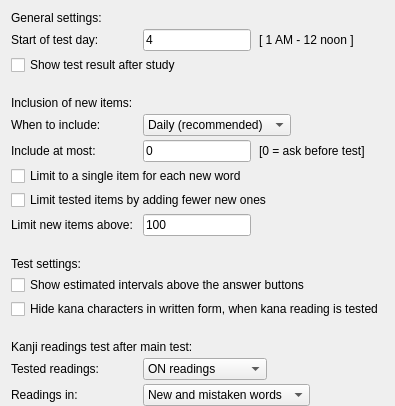
            <widget class="QWidget" name="studyPage">
             <layout class="QFormLayout" name="formLayout_10">
              <property name="horizontalSpacing">
               <number>10</number>
              </property>
              <property name="verticalSpacing">
               <number>4</number>
              </property>
              <property name="bottomMargin">
               <number>0</number>
              </property>
              <item row="0" column="0" colspan="2">
               <widget class="QLabel" name="label_123">
                <property name="sizePolicy">
                 <sizepolicy hsizetype="Preferred" vsizetype="Fixed">
                  <horstretch>0</horstretch>
                  <verstretch>0</verstretch>
                 </sizepolicy>
                </property>
                <property name="text">
                 <string>General settings:</string>
                </property>
               </widget>
              </item>
              <item row="1" column="0">
               <widget class="QLabel" name="label_89">
                <property name="text">
                 <string>Start of test day:</string>
                </property>
               </widget>
              </item>
              <item row="1" column="1">
               <layout class="QHBoxLayout" name="horizontalLayout_14">
                <property name="spacing">
                 <number>8</number>
                </property>
                <item>
                 <widget class="ZLineEdit" name="studyStartEdit">
                  <property name="sizePolicy">
                   <sizepolicy hsizetype="Fixed" vsizetype="Fixed">
                    <horstretch>0</horstretch>
                    <verstretch>0</verstretch>
                   </sizepolicy>
                  </property>
                  <property name="toolTip">
                   <string>The hour when the daily long-term study test day starts</string>
                  </property>
                  <property name="text">
                   <string notr="true">4</string>
                  </property>
                 </widget>
                </item>
                <item>
                 <widget class="QLabel" name="label_91">
                  <property name="sizePolicy">
                   <sizepolicy hsizetype="Fixed" vsizetype="Preferred">
                    <horstretch>0</horstretch>
                    <verstretch>0</verstretch>
                   </sizepolicy>
                  </property>
                  <property name="text">
                   <string>[ 1 AM - 12 noon ]</string>
                  </property>
                 </widget>
                </item>
               </layout>
              </item>
              <item row="2" column="0" colspan="2">
               <widget class="QCheckBox" name="studyReviewBox">
                <property name="sizePolicy">
                 <sizepolicy hsizetype="Fixed" vsizetype="Fixed">
                  <horstretch>0</horstretch>
                  <verstretch>0</verstretch>
                 </sizepolicy>
                </property>
                <property name="toolTip">
                 <string>Show the last studied words with their results when finishing a long-term study session</string>
                </property>
                <property name="text">
                 <string>Show test result after study</string>
                </property>
               </widget>
              </item>
              <item row="3" column="1">
               <spacer name="verticalSpacer_24">
                <property name="orientation">
                 <enum>Qt::Vertical</enum>
                </property>
                <property name="sizeType">
                 <enum>QSizePolicy::Fixed</enum>
                </property>
                <property name="sizeHint" stdset="0">
                 <size>
                  <width>20</width>
                  <height>13</height>
                 </size>
                </property>
               </spacer>
              </item>
              <item row="4" column="0" colspan="2">
               <widget class="QLabel" name="label_75">
                <property name="text">
                 <string>Inclusion of new items:</string>
                </property>
               </widget>
              </item>
              <item row="5" column="0">
               <widget class="QLabel" name="label_76">
                <property name="text">
                 <string>When to include:</string>
                </property>
               </widget>
              </item>
              <item row="5" column="1">
               <widget class="QComboBox" name="studyIncludeCBox">
                <property name="sizePolicy">
                 <sizepolicy hsizetype="Fixed" vsizetype="Fixed">
                  <horstretch>0</horstretch>
                  <verstretch>0</verstretch>
                 </sizepolicy>
                </property>
                <property name="toolTip">
                 <string>Which days should the program add new items to study from the queue. The queue must hold items, or the study will start with only studied ones</string>
                </property>
                <item>
                 <property name="text">
                  <string>Daily (recommended)</string>
                 </property>
                </item>
                <item>
                 <property name="text">
                  <string>Every second day</string>
                 </property>
                </item>
                <item>
                 <property name="text">
                  <string>Every third day</string>
                 </property>
                </item>
                <item>
                 <property name="text">
                  <string>Every fifth day</string>
                 </property>
                </item>
                <item>
                 <property name="text">
                  <string>Every week</string>
                 </property>
                </item>
               </widget>
              </item>
              <item row="6" column="0">
               <widget class="QLabel" name="label_77">
                <property name="text">
                 <string>Include at most:</string>
                </property>
               </widget>
              </item>
              <item row="6" column="1">
               <layout class="QHBoxLayout" name="horizontalLayout_15">
                <property name="spacing">
                 <number>8</number>
                </property>
                <item>
                 <widget class="ZLineEdit" name="studyIncludeEdit">
                  <property name="sizePolicy">
                   <sizepolicy hsizetype="Fixed" vsizetype="Fixed">
                    <horstretch>0</horstretch>
                    <verstretch>0</verstretch>
                   </sizepolicy>
                  </property>
                  <property name="toolTip">
                   <string>Number of fresh items to include from the queue when a new study session starts</string>
                  </property>
                  <property name="text">
                   <string notr="true">0</string>
                  </property>
                 </widget>
                </item>
                <item>
                 <widget class="QLabel" name="label_79">
                  <property name="sizePolicy">
                   <sizepolicy hsizetype="Fixed" vsizetype="Preferred">
                    <horstretch>0</horstretch>
                    <verstretch>0</verstretch>
                   </sizepolicy>
                  </property>
                  <property name="text">
                   <string>[0 = ask before test]</string>
                  </property>
                 </widget>
                </item>
               </layout>
              </item>
              <item row="7" column="0" colspan="2">
               <widget class="QCheckBox" name="studyUniqueBox">
                <property name="sizePolicy">
                 <sizepolicy hsizetype="Fixed" vsizetype="Fixed">
                  <horstretch>0</horstretch>
                  <verstretch>0</verstretch>
                 </sizepolicy>
                </property>
                <property name="toolTip">
                 <string>Try to avoid including several parts of the same word on the same study session</string>
                </property>
                <property name="text">
                 <string>Limit to a single item for each new word</string>
                </property>
               </widget>
              </item>
              <item row="8" column="0" colspan="2">
               <widget class="QCheckBox" name="studyLimitBox">
                <property name="sizePolicy">
                 <sizepolicy hsizetype="Fixed" vsizetype="Fixed">
                  <horstretch>0</horstretch>
                  <verstretch>0</verstretch>
                 </sizepolicy>
                </property>
                <property name="toolTip">
                 <string>Only include fresh items from the queue to study, if the due items on a given study day don't exceed a limited number of items</string>
                </property>
                <property name="text">
                 <string>Limit tested items by adding fewer new ones</string>
                </property>
               </widget>
              </item>
              <item row="9" column="0">
               <widget class="QLabel" name="label_80">
                <property name="text">
                 <string>Limit new items above:</string>
                </property>
               </widget>
              </item>
              <item row="9" column="1">
               <widget class="ZLineEdit" name="studyLimitEdit">
                <property name="sizePolicy">
                 <sizepolicy hsizetype="Fixed" vsizetype="Fixed">
                  <horstretch>0</horstretch>
                  <verstretch>0</verstretch>
                 </sizepolicy>
                </property>
                <property name="toolTip">
                 <string>Number of fresh items to include from the queue and due items together shouldn't exceed this number</string>
                </property>
                <property name="text">
                 <string notr="true">100</string>
                </property>
               </widget>
              </item>
              <item row="10" column="1">
               <spacer name="verticalSpacer_20">
                <property name="orientation">
                 <enum>Qt::Vertical</enum>
                </property>
                <property name="sizeType">
                 <enum>QSizePolicy::Fixed</enum>
                </property>
                <property name="sizeHint" stdset="0">
                 <size>
                  <width>20</width>
                  <height>13</height>
                 </size>
                </property>
               </spacer>
              </item>
              <item row="15" column="0" colspan="2">
               <widget class="QLabel" name="label_94">
                <property name="text">
                 <string>Kanji readings test after main test:</string>
                </property>
               </widget>
              </item>
              <item row="16" column="0">
               <widget class="QLabel" name="label_95">
                <property name="sizePolicy">
                 <sizepolicy hsizetype="Fixed" vsizetype="Preferred">
                  <horstretch>0</horstretch>
                  <verstretch>0</verstretch>
                 </sizepolicy>
                </property>
                <property name="text">
                 <string>Tested readings:</string>
                </property>
               </widget>
              </item>
              <item row="16" column="1">
               <widget class="QComboBox" name="studyReadingTypeCBox">
                <property name="sizePolicy">
                 <sizepolicy hsizetype="Fixed" vsizetype="Fixed">
                  <horstretch>0</horstretch>
                  <verstretch>0</verstretch>
                 </sizepolicy>
                </property>
                <property name="toolTip">
                 <string>Which kanji readings found in the tested words to practice after a study session</string>
                </property>
                <item>
                 <property name="text">
                  <string>ON readings</string>
                 </property>
                </item>
                <item>
                 <property name="text">
                  <string>Kun readings</string>
                 </property>
                </item>
                <item>
                 <property name="text">
                  <string>Both ON and Kun</string>
                 </property>
                </item>
                <item>
                 <property name="text">
                  <string>None</string>
                 </property>
                </item>
               </widget>
              </item>
              <item row="17" column="0">
               <widget class="QLabel" name="label_96">
                <property name="sizePolicy">
                 <sizepolicy hsizetype="Fixed" vsizetype="Preferred">
                  <horstretch>0</horstretch>
                  <verstretch>0</verstretch>
                 </sizepolicy>
                </property>
                <property name="text">
                 <string>Readings in:</string>
                </property>
               </widget>
              </item>
              <item row="17" column="1">
               <widget class="QComboBox" name="studyReadingWordCBox">
                <property name="sizePolicy">
                 <sizepolicy hsizetype="Fixed" vsizetype="Fixed">
                  <horstretch>0</horstretch>
                  <verstretch>0</verstretch>
                 </sizepolicy>
                </property>
                <property name="toolTip">
                 <string>Practice kanji readings found in the selected words only</string>
                </property>
                <item>
                 <property name="text">
                  <string>New and mistaken words</string>
                 </property>
                </item>
                <item>
                 <property name="text">
                  <string>New words</string>
                 </property>
                </item>
                <item>
                 <property name="text">
                  <string>Mistakes</string>
                 </property>
                </item>
                <item>
                 <property name="text">
                  <string>Every tested word</string>
                 </property>
                </item>
               </widget>
              </item>
              <item row="11" column="0" colspan="2">
               <widget class="QLabel" name="label_81">
                <property name="text">
                 <string>Test settings:</string>
                </property>
               </widget>
              </item>
              <item row="12" column="0" colspan="2">
               <widget class="QCheckBox" name="studyEstimateBox">
                <property name="sizePolicy">
                 <sizepolicy hsizetype="Fixed" vsizetype="Fixed">
                  <horstretch>0</horstretch>
                  <verstretch>0</verstretch>
                 </sizepolicy>
                </property>
                <property name="toolTip">
                 <string>Display the number of days the tested item will be due in, when selecting an answer button</string>
                </property>
                <property name="text">
                 <string>Show estimated intervals above the answer buttons</string>
                </property>
               </widget>
              </item>
              <item row="14" column="1">
               <spacer name="verticalSpacer_22">
                <property name="orientation">
                 <enum>Qt::Vertical</enum>
                </property>
                <property name="sizeType">
                 <enum>QSizePolicy::Fixed</enum>
                </property>
                <property name="sizeHint" stdset="0">
                 <size>
                  <width>20</width>
                  <height>13</height>
                 </size>
                </property>
               </spacer>
              </item>
              <item row="13" column="0" colspan="2">
               <widget class="QCheckBox" name="studyHideKanaBox">
                <property name="sizePolicy">
                 <sizepolicy hsizetype="Fixed" vsizetype="Fixed">
                  <horstretch>0</horstretch>
                  <verstretch>0</verstretch>
                 </sizepolicy>
                </property>
                <property name="toolTip">
                 <string>The kana characters will be replaced by blanks when showing the written form of the word before the answer is given</string>
                </property>
                <property name="text">
                 <string>Hide kana characters in written form, when kana reading is tested</string>
                </property>
               </widget>
              </item>
             </layout>
            </widget>
